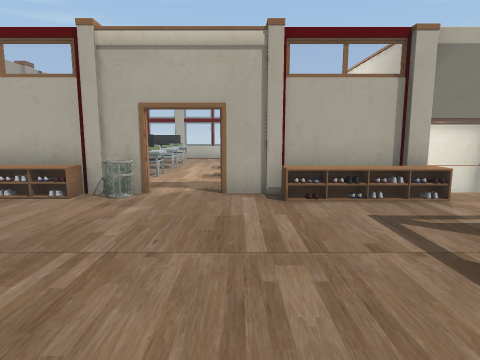
View 1 (above)

18 first-person views from a walk through a Unity game level. The camera is 1.4 m above the floor, tilts 8° down and sees 75° across. The floor is counted in squares, 1 m on a side. Each view is taken from the middle of a square. On the plan, view 1 faces up. The plan holds only what a view shows up to about 14 squares ahead; the rest is blank. The place goes on beyond the plan. The player is left out. Door leaves are left out, so doorways stand open. Some surface patterns are stand-ins.

View 2
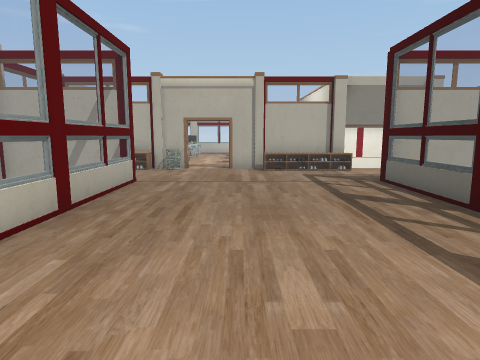

View 3
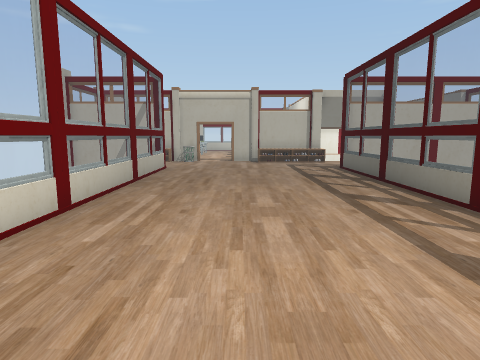

View 4
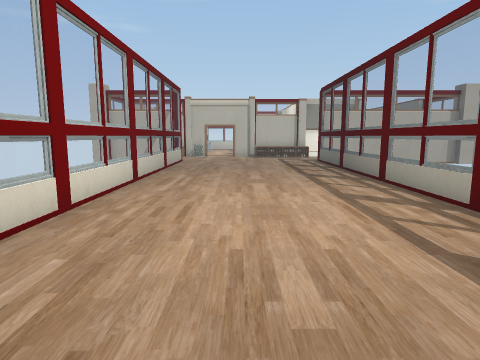

View 5
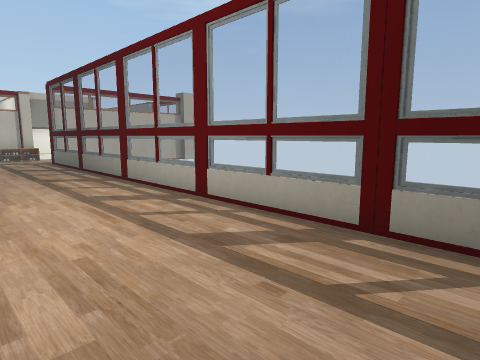

View 6
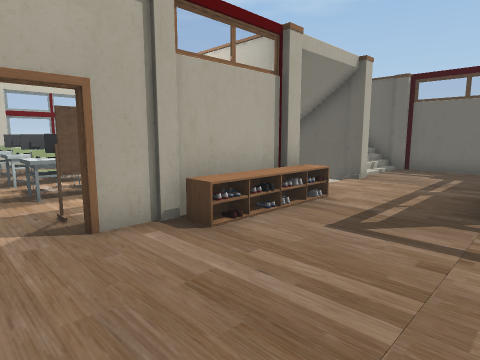

View 7
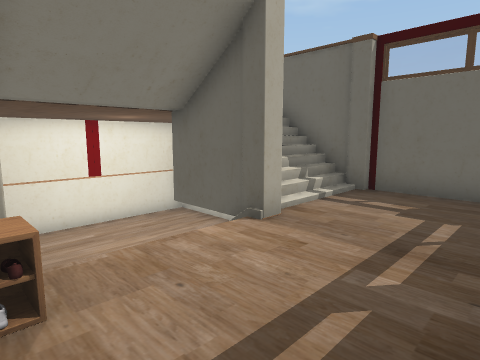

View 8
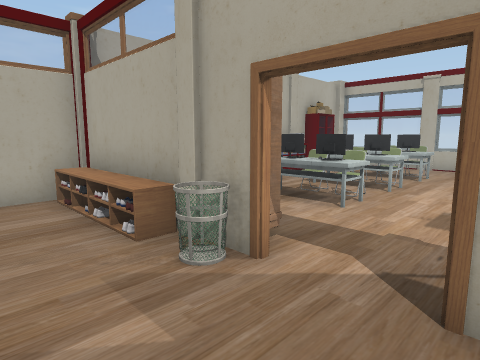

View 9
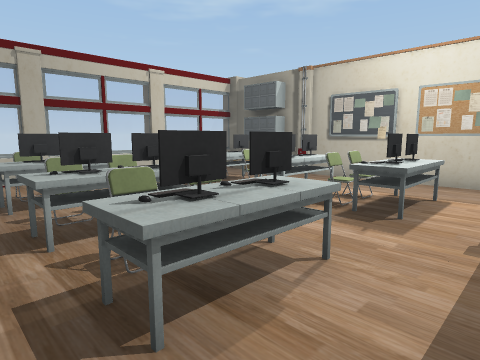

View 10
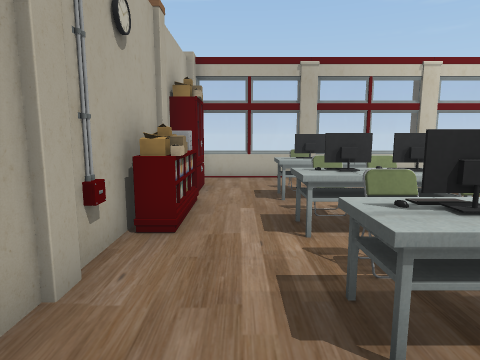

View 11
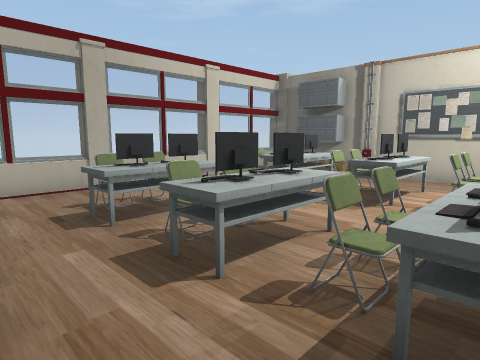

View 12
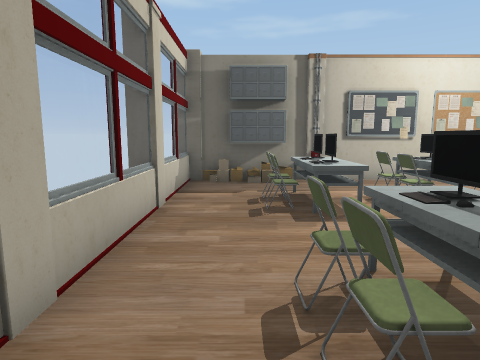

View 13
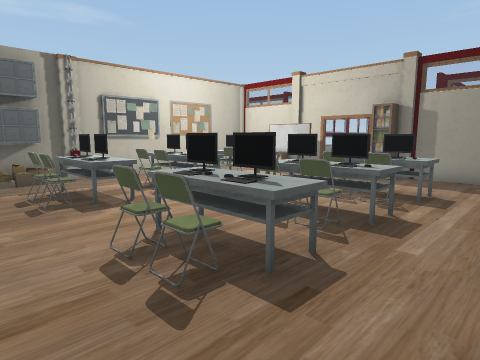

View 14
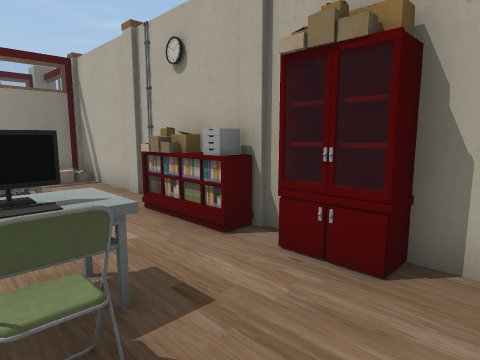

View 15
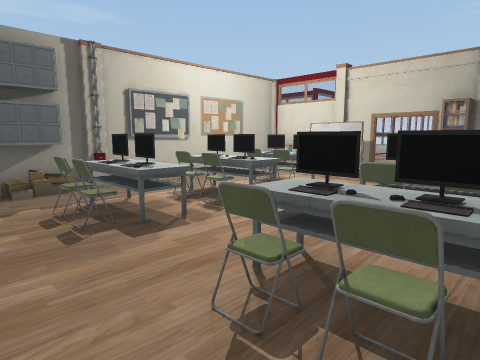

View 16
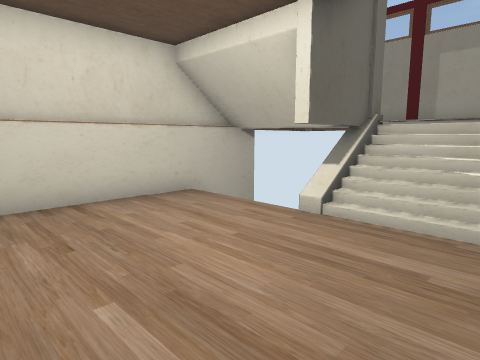

View 17
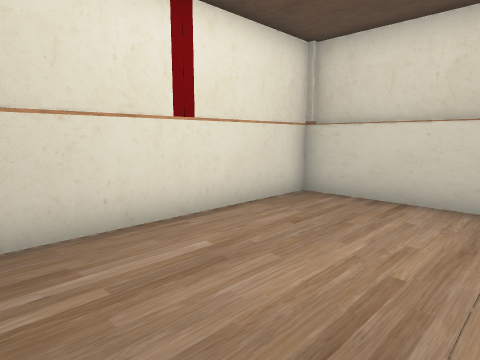

View 18
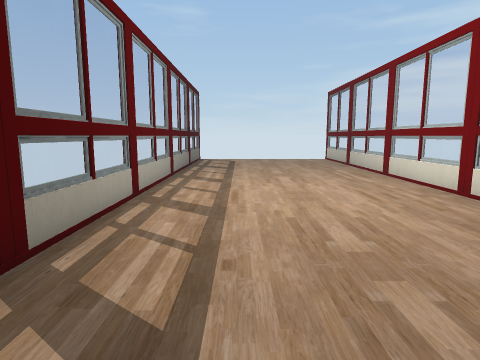

### Floor plan
Key: @ floor where view 1 was taken; # wall or solid block; . main floor; : floor 0.25 m higher than the main floor; - floor 1.75 m lower than the main floor; / step, stairs or slope; D open door; = window, fence, low wall or low ledge; O other object.
Columns run from 8 left of view 1 to 12 right of it. Each row starts with its distance up from view 1.
 20 O===O===O===OO
 19 #...........OO
 18 #O..........O
 17 #O.#OO..OO=.O
 16 OO.#OO..OO#.#########
 15 #O..OO..OO..#-------#
 14 ##.#OO..OO#.#-------#
 13 #..###..##=.#-------#
 12 O..#OO..OO=.#-------#
 11 #..#OO..OO#.#-------#
 10 #...........# //#///#
  9 #....O..OO..# //#  /#
  8 #####O#.#OOO#///##::#
  7 #OOOOOD..OOOO.......#
  6 #...................#
  5     ................#
  4 OO###........######
  3 OO  ##.......#
  2      #.......#
  1      #.......#
  0      #..@....#
 -1      #.......#
 -2      #.......#
 -3      #.......#
 -4      #.......#
 -5      #.......#
 -6      #.......#
 -7      #.......#
 -8      #.......#
 -9      #.......#
-10      #.......#
-11      #.......#
-12      #.......#
-13      #.......#
-14      #.......#

Where each view was taken, in squares from view 1:
view 1: 0 up, 0 right, facing up
view 2: 6 down, 0 right, facing up
view 3: 10 down, 0 right, facing up
view 4: 14 down, 0 right, facing up
view 5: 14 down, 0 right, facing up-right
view 6: 3 up, 2 left, facing up-right
view 7: 4 up, 4 right, facing up-right
view 8: 5 up, 0 right, facing up-left
view 9: 9 up, 6 left, facing up-right
view 10: 9 up, 6 left, facing up
view 11: 11 up, 7 left, facing up-right
view 12: 18 up, 6 left, facing right
view 13: 19 up, 7 left, facing down-right
view 14: 19 up, 4 left, facing down-left
view 15: 19 up, 5 left, facing down-right
view 16: 15 up, 5 right, facing down-right
view 17: 11 up, 5 right, facing up-right
view 18: 1 down, 2 right, facing down
